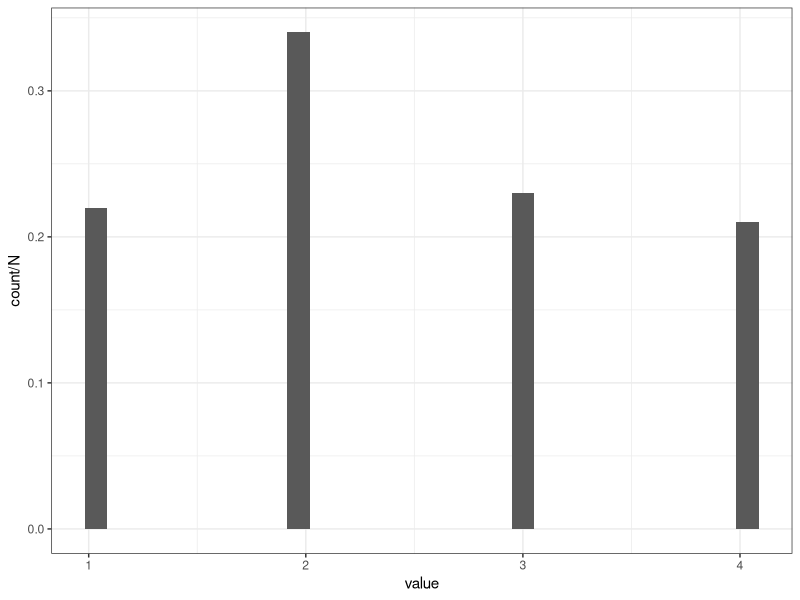
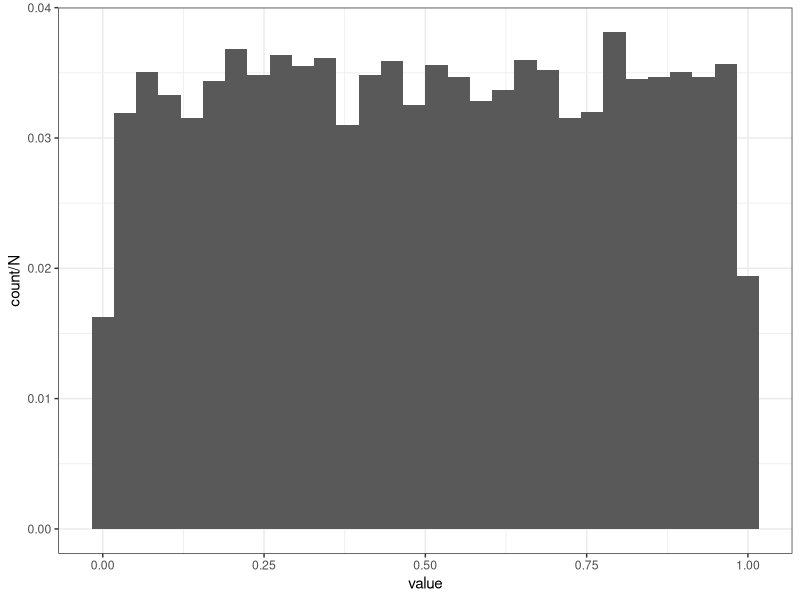
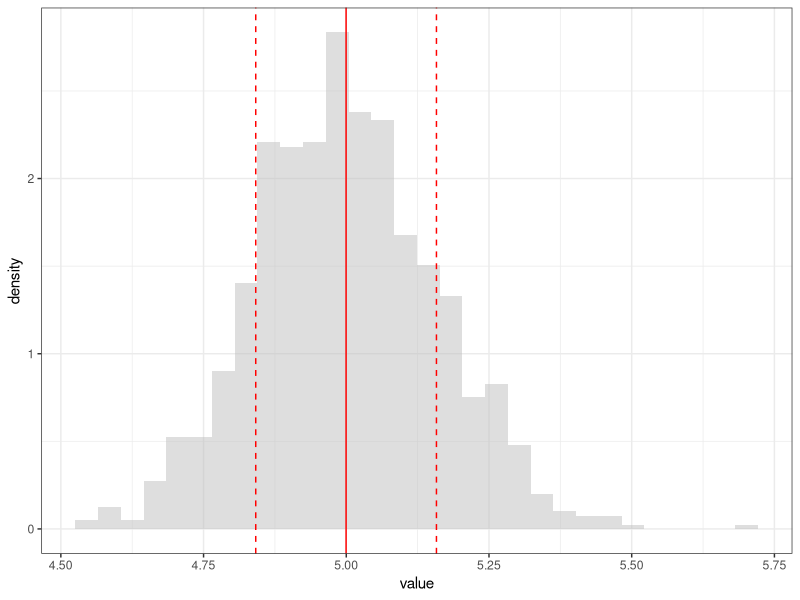
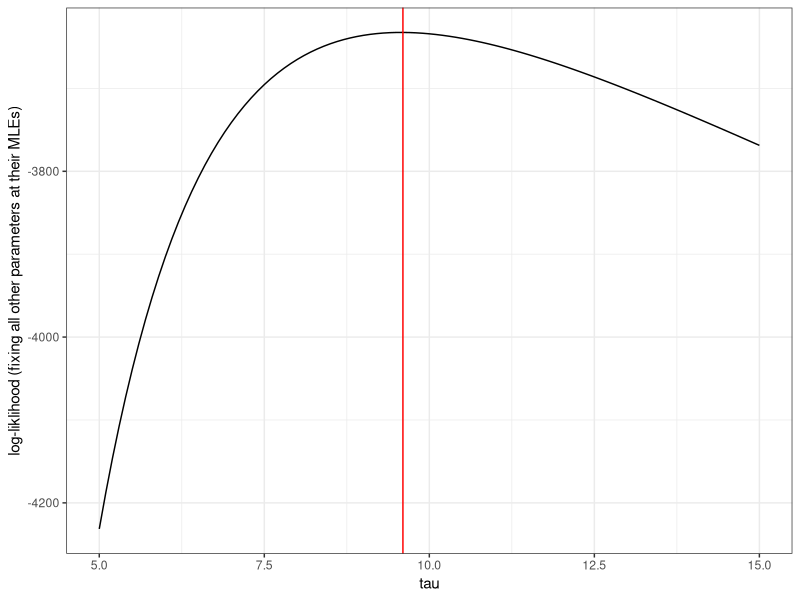
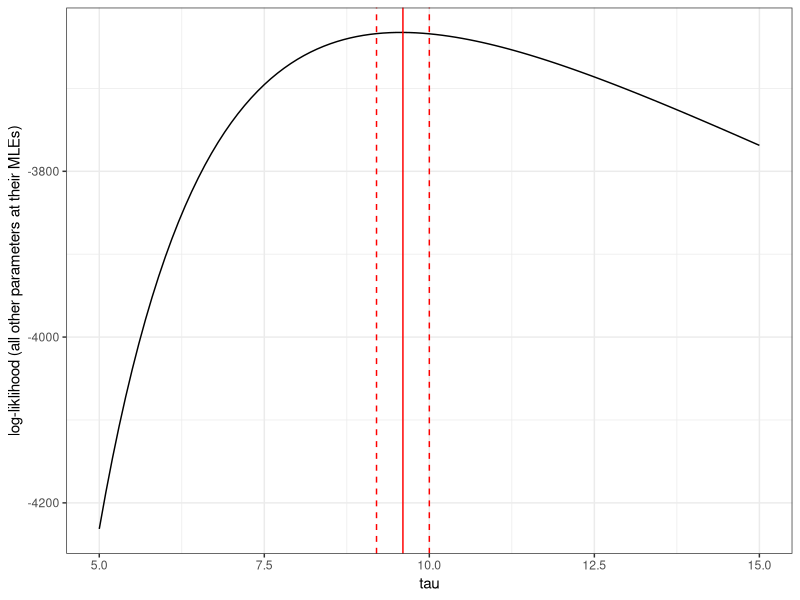

Recreate these plots in R, in order.
## ---- chunk 1
library(tidyverse)
theme_set(theme_bw())
### see other themes here: https://ggplot2.tidyverse.org/reference/ggtheme.html
## ---- chunk 2
N <- 100 # = number of experiments (realizations)
realizations_N_die_rolls <- sample(c(1,2,3,4), 
                                   size = N, 
                                   prob = c(0.2,0.3,0.25,0.25), 
                                   replace = T)
realizations_N_die_rolls

realizations_N_die_rolls <- data.frame(value = realizations_N_die_rolls)
ggplot(realizations_N_die_rolls, 
       aes(x = value, y = ..count../N)) + geom_histogram()
## ---- chunk 3
N <- 10000
realizations_N_uniform <- runif(n = N, min = 0, max = 1)

realizations_N_uniform <- data.frame(value = realizations_N_uniform)
ggplot(realizations_N_uniform, aes(x = value, y = ..count../N)) + geom_histogram()
## ---- chunk 4
bernouli <- function(p, n){
  return(sample(c(0,1), size = n, prob = c(1-p, p), replace = T))
}

bernouli(0.1, 100) ### 100 realizations of a Bernouli(p = 0.1) RV
## ---- chunk 5
runif(n = 10, min = -1, max = 1) 
## simulates n = 10 realizations of a Uniform(-1,1) RV

rnorm(n = 100, mean = 0, sd = 1) 
## simulates n = 100 realizations of a Normal(mean = 0, variance = 1) RV
## sd stands for standard deviation, and is the sqrt of the variance
## ---- chunk 6
X <- rnorm(n = 20, mean = 0, sd = 1) 
X^2 + 6
## ---- chunk 7
exponential_MLE <- function(n = 1000, lambda = 5){
  data <- rexp(n, rate = lambda)
  return(1/mean(data)) ### this is our maximum likelihood estimator
}

exponential_MLE()

estimator <- c()
N <- 1000 ### number of n=100 exponential draws

for (i in 1:N){
  estimator[i] <- exponential_MLE(n = 1000)
}

estimator <- data.frame(value = estimator)

ggplot(estimator, aes(x = value)) +  geom_histogram(aes(y = ..density..), 
                                                    fill = "gray", alpha = 0.5) + 
  geom_vline(xintercept = mean(estimator$value), color = "red") +
  geom_vline(xintercept = mean(estimator$value) - sd(estimator$value), 
             color = "red", linetype = "dashed") +
  geom_vline(xintercept = mean(estimator$value) + sd(estimator$value), 
             color = "red", linetype = "dashed")
## ---- chunk 8
data <- c(rnorm(n = 0.1*1000, mean = 0, sd = 1),
          rnorm(n = 0.9*1000, mean = 10, sd = 10))

return_LL_at_given_set_parameters <- function(parameters){
  # parameters is a vector with values at which evaluate the likelihood
  # contains value for normal means and standard deviations
  
  liklihood_each_observation <- 
    0.1*dnorm(data, mean = parameters$mean1, sd = parameters$sd1) +
    0.9*dnorm(data, mean = parameters$mean2, sd = parameters$sd2) 
  # this is the prob. dist of the data, but will look different depending on the application
  
  LL_at_given_theta <- sum(log((liklihood_each_observation)))
  return(LL_at_given_theta)
}

LL <- c()
values_to_test <- expand.grid(mean1 = c(-0.5,-0.1,0,0.1,0.5),
                              mean2 = seq(-20,20,by=0.5),
                              sd1 = 1, sd2 = seq(5,15,by=0.1))

for (i in 1:nrow(values_to_test)){
  parameters <- as.data.frame(values_to_test[i,])
  LL[i] <- return_LL_at_given_set_parameters(parameters)
}

log_liklihood <- 
  as.data.frame(cbind(LL, values_to_test)) %>% subset(is.finite(LL))

### returns which parameters gave rise to max likelihood
MLE <- log_liklihood %>% subset(LL == max(LL)); MLE

log_liklihood %>% subset(mean1 == MLE$mean1 & 
                         mean2 == MLE$mean2 & sd1 == MLE$sd1) %>%
ggplot(aes(x = sd2, y = LL)) + geom_line() +
  geom_vline(xintercept = MLE$sd2, color = "red") + 
  labs(x = "tau", 
       y = "log-liklihood (fixing all other parameters at their MLEs)")

## this shows the *profile* likelihood, a slice of the full likelihood
## mu, sigma, and nu are fixed at their MLEs
## ---- chunk 9
liklihood_at_null <- log_liklihood %>% 
  subset(mean1 == 0 & mean2 == 10 & sd1 == 1 & sd2 == 10)

test_statistic <- -2*(liklihood_at_null$LL - MLE$LL) 
test_statistic ### realized value of the likelihood ratio test statistic

pchisq(test_statistic, df = 1, lower.tail = FALSE)
### if p < 0.05, then we reject H0; otherwise, we fail to reject H0
## ---- chunk 10
liklihood_at_null <- log_liklihood %>% 
  subset(mean1 == 0 & mean2 == 10 & sd1 == 1 & sd2 == 5)

test_statistic <- -2*(liklihood_at_null$LL - MLE$LL) 
test_statistic ### realized value of the likelihood ratio test statistic

pchisq(test_statistic, df = 1, lower.tail = FALSE)
### if p < 0.05, then we reject H0; otherwise, we fail to reject H0
## ---- chunk 11
cutoff <- qchisq(0.95,df=1)/2 
# cutoff for admissible values based on 95%-ile for a chi-squared dist df=1

log_liklihood %>% subset(mean1 == MLE$mean1 & 
                         mean2 == MLE$mean2 & sd1 == MLE$sd1) -> LL_plot

LL_plot %>% subset(abs(LL - MLE$LL) < cutoff) -> values_inconfidence_interval

c(min(values_inconfidence_interval$sd2),
  max(values_inconfidence_interval$sd2)) ### confidence interval!

LL_plot %>% ggplot(aes(x = sd2, y = LL)) + geom_line() +
  geom_vline(xintercept = MLE$sd2, color = "red") +
  geom_vline(xintercept = min(values_inconfidence_interval$sd2), 
              color = "red", linetype = "dashed") +
   geom_vline(xintercept = max(values_inconfidence_interval$sd2), 
              color = "red", linetype = "dashed") +
  labs(x = "tau", y = "log-liklihood (all other parameters at their MLEs)")
## ---- chunk 12
data <- rnorm(100, mean = 0, sd = 1) # change mean to 0.25, 0.3
t.test(data, mu = 0.25, conf.level = 0.01)
## ---- chunk 13
obs1 <- rnorm(100, mean = 0, sd = 1)
obs2 <- rnorm(1000, mean = 1, sd = 1) # note difference in sample size

t.test(obs1, obs2)

### alternatively, one can use the following syntax:

data <- as.data.frame(rbind(cbind(obs = obs1, ID = 1), 
                            cbind(obs = obs2, ID = 2)))

t.test(obs~ID, data) ### the syntax will be the same for linear models!
# anova(lm(obs~ID, data))
